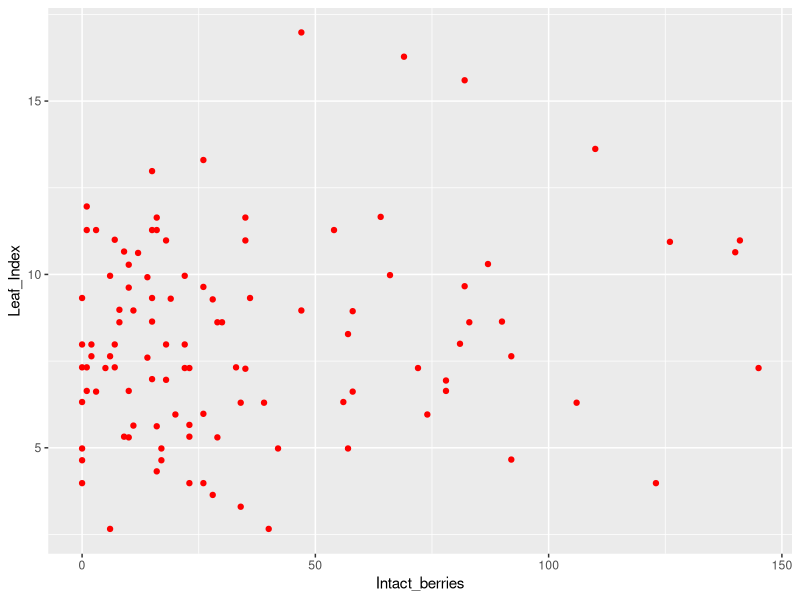
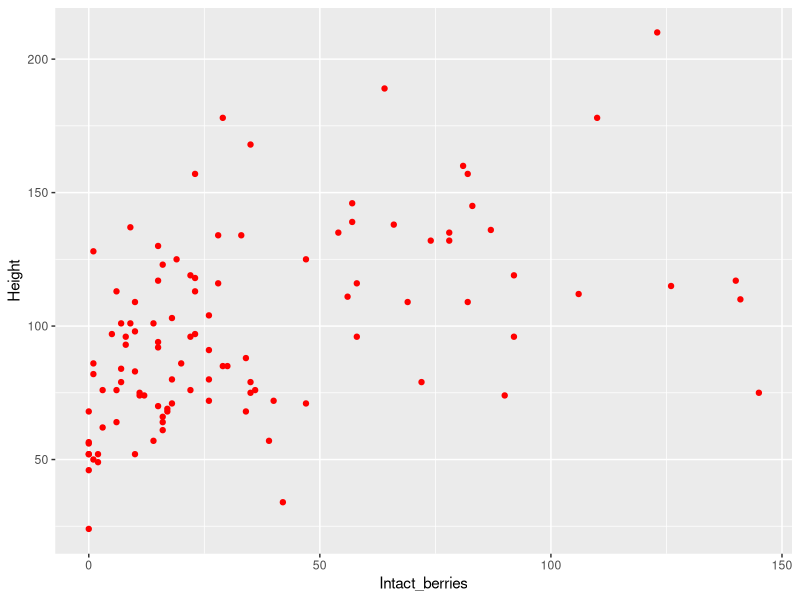

The R source for these figures, in order:
library(data.table)
library(ggplot2)

Pitilla <- fread("Pitilla_Data.csv")
Pitilla
# Plot of Number of Intact Berries versus Leaf Index
ggplot(data=Pitilla, aes(x=Intact_berries, y=Leaf_Index)) +
  geom_point(stat="identity", color = "red")

#Testing for correlation between Leaf Index and the Number of Intact Berries
var1 <- Pitilla$Intact_berries
var2 <- Pitilla$Leaf_Index
cor.test(var1, var2)   # Correlation is not significant

# Plot of Number of Berries versus Height
ggplot(data=Pitilla, aes(x=Intact_berries, y=Height)) +
  geom_point(stat="identity", color = "red")


#Testing for Correlation between Number of Intact Berries and Height
var4 <- Pitilla$Height
cor.test(var1,var4)    # Correlation is significant

